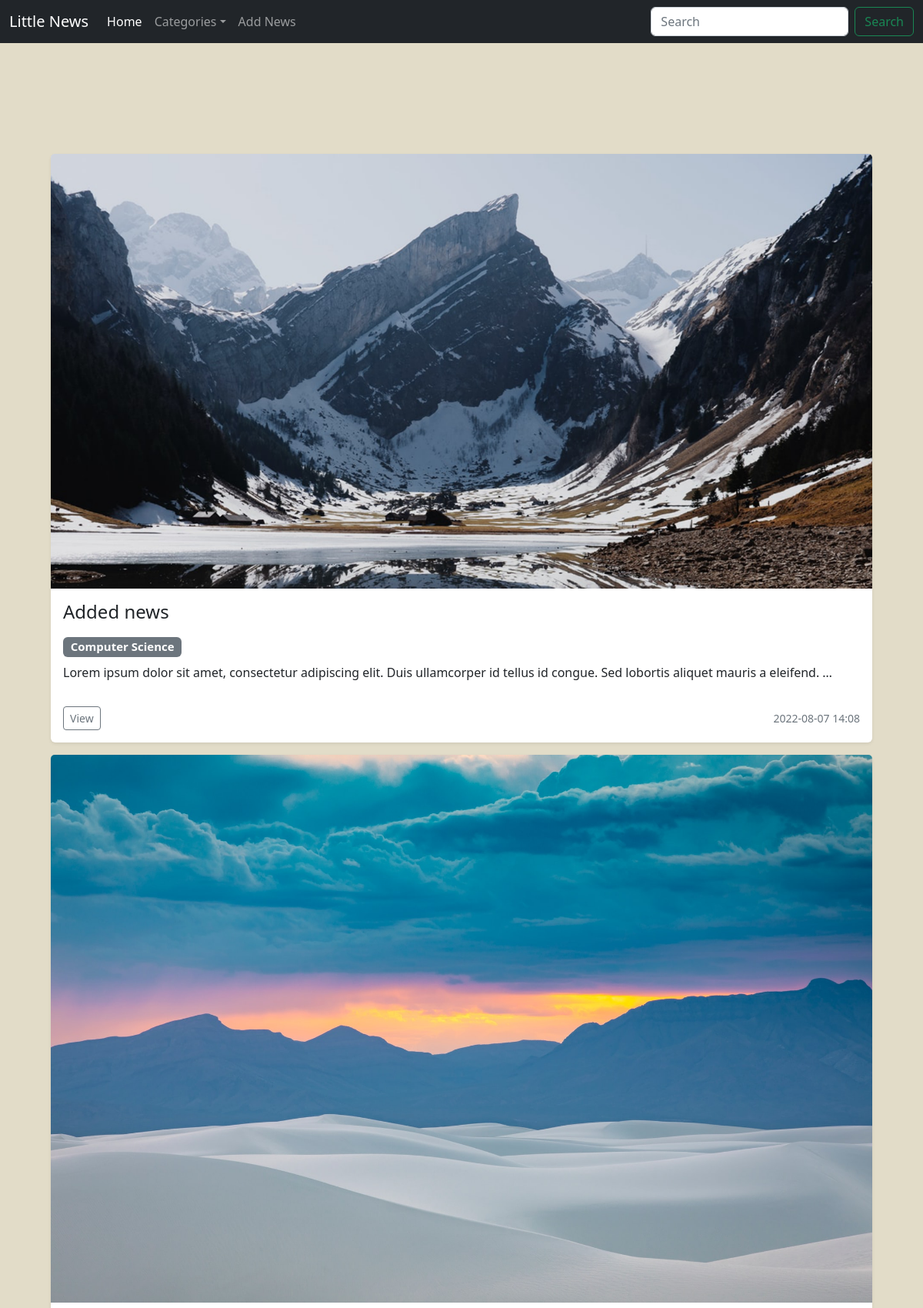
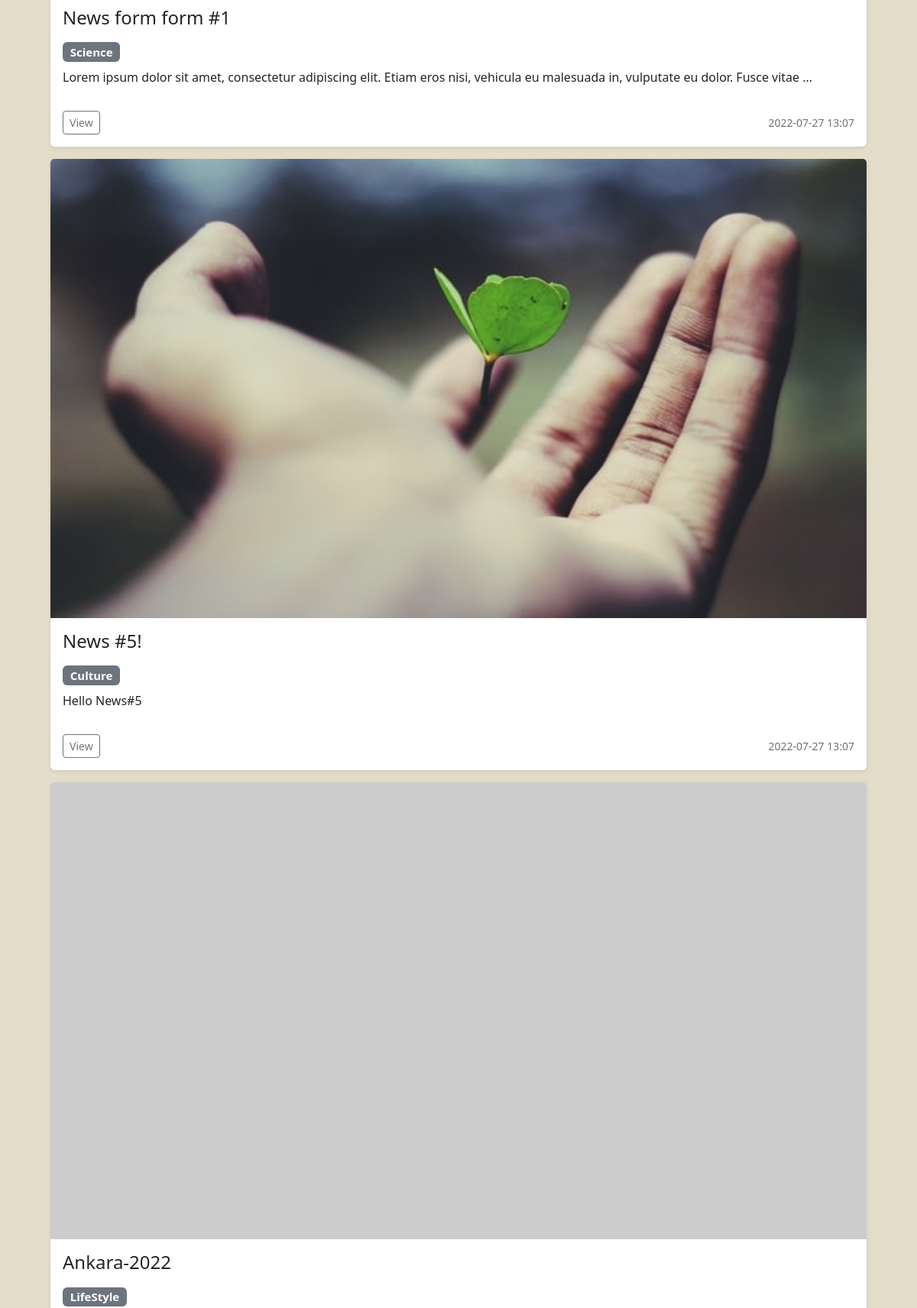
The page / (upper part) on the database its author committed (2 pictures, top to bottom).
### news/models.py (models this page shows, shortened)
class News(models.Model):
    title = models.CharField(max_length=150, verbose_name='Title')
    content = models.TextField(blank=True, verbose_name='Content')
    created_at = models.DateTimeField(auto_now_add=True, verbose_name='Data of publishing')
    updated_at = models.DateTimeField(
        auto_now=True, verbose_name='Date of upadte')
    photo = models.ImageField(upload_to='photos/%Y/%m/%d/', blank=True, verbose_name='Photo')
    is_published = models.BooleanField(default=True, verbose_name='Published')
    category = models.ForeignKey('Category', on_delete=models.PROTECT, null=True, verbose_name='Category')
    def get_absolute_url(self):
        return reverse("view_news", kwargs={"news_id": self.pk})
    class Meta:
        verbose_name = 'News'
        verbose_name_plural = 'News'
        ordering = ['-created_at']

class Category(models.Model):
    title = models.CharField(max_length=150, db_index=True, verbose_name="Name of category")
    def __str__(self):
        return self.title
    class Meta:
        verbose_name = 'Category'
        verbose_name_plural = 'Category'
        ordering = ['title']

### news/views.py (the view)
# urls.py: path('', HomeNews.as_view(), name='home'),
class HomeNews(ListView):
    model = News
    template_name = 'news/home_news_list.html'
    context_object_name = 'news'
    def get_context_data(self, **kwargs):
        context = super().get_context_data(**kwargs)
        context['title'] = "TITILE"
        context['categories'] = Category.objects.all()
        return context
    def get_queryset(self):
        return News.objects.filter(is_published=True)

### news/templates/news/home_news_list.html
{% extends 'base.html' %}
{% load static %}
{% block content %}
<section class="py-5 container">
<div class="album py-5">
  <div class="container">
<div class="row row-cols-1 row-cols-sm-2 row-cols-md-3 g-3">
        {% for item in news %}
          <div class="col">
            <div class="card shadow-sm" style="border:0px;  ">
                {% if item.photo %}
                  <img src="{{ item.photo.url }}" class="bd-placeholder-img card-img-top" width="100%" alt="#" />
                {% else %}
                  <img src="https://picsum.photos/500/280" class="bd-placeholder-img card-img-top" width="100%" alt="#" />
                {% endif %}
                <div class="card-body">
                      <h4 class="card-title">{{ item.title }}</h4>
                      <h5>
                        <span class="badge bg-secondary" style=" margin:10px 0 0px 0;">{{ item.category }}</span>
                      </h5>
                      <p class="card-text">{{ item.content|safe|linebreaksbr|truncatewords:20 }}</p>
                      <div class="d-flex justify-content-between align-items-center">
                        <a href="{{ item.get_absolute_url }}" class="btn btn-sm btn-outline-secondary">View</a>
                        <small class="text-muted">{{ item.created_at|date:'Y-m-d H:m' }}</small>
                      </div>
                </div>
            </div>
          </div>
        {% endfor %}
      </div>
      </div>
      </div>
</section>
{% endblock content %}

### website/static/css/style.css (style rules this page uses)
p { margin-top: 0; margin-bottom: 2rem; }
body { background-color: #E2DCC8; }
section { display: block; }
.card { --bs-card-spacer-y: 1rem; --bs-card-spacer-x: 1rem; }
@media (min-width: 768px) { .row>* { flex-shrink: 0; width: 100%; max-width: 100%; padding-right: calc(var(--bs-gutter-x) * .5); padding-left: calc(var(--bs-gutter-x) * .5); margin-top: var(--bs-gutter-y); } }

### rows shown on the page
News: photo (picture), title "Added news", category "Computer Science", content "Lorem ipsum dolor sit amet, consectetur adipiscing elit. Duis ullamcorper id tellus id congue. Sed lobortis aliquet mauris a eleifend. …", created_at "2022-08-07 14:08"
News: photo (picture), title "News form form #1", category "Science", content "Lorem ipsum dolor sit amet, consectetur adipiscing elit. Etiam eros nisi, vehicula eu malesuada in, vulputate eu dolor. Fusce vitae …", created_at "2022-07-27 13:07"
News: photo (picture), title "News #5!", category "Culture", content "Hello News#5", created_at "2022-07-27 13:07"
News: title "Ankara-2022", category "LifeStyle"
